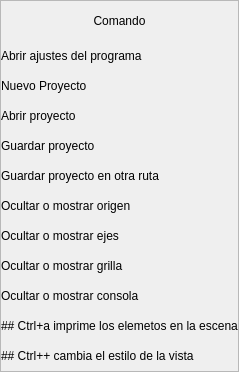
               <widget class="QFrame" name="frame_5">
                <property name="styleSheet">
                 <string notr="true"/>
                </property>
                <property name="frameShape">
                 <enum>QFrame::StyledPanel</enum>
                </property>
                <property name="frameShadow">
                 <enum>QFrame::Raised</enum>
                </property>
                <layout class="QVBoxLayout" name="verticalLayout_10">
                 <property name="spacing">
                  <number>0</number>
                 </property>
                 <property name="leftMargin">
                  <number>0</number>
                 </property>
                 <property name="topMargin">
                  <number>0</number>
                 </property>
                 <property name="rightMargin">
                  <number>0</number>
                 </property>
                 <property name="bottomMargin">
                  <number>0</number>
                 </property>
                 <item>
                  <widget class="QLabel" name="label">
                   <property name="minimumSize">
                    <size>
                     <width>0</width>
                     <height>40</height>
                    </size>
                   </property>
                   <property name="text">
                    <string>Comando</string>
                   </property>
                   <property name="alignment">
                    <set>Qt::AlignCenter</set>
                   </property>
                   <property name="type_label_table" stdset="0">
                    <number>1</number>
                   </property>
                   <property name="type_label_title_table" stdset="0">
                    <number>1</number>
                   </property>
                  </widget>
                 </item>
                 <item>
                  <widget class="QLabel" name="label_7">
                   <property name="sizePolicy">
                    <sizepolicy hsizetype="Preferred" vsizetype="Minimum">
                     <horstretch>0</horstretch>
                     <verstretch>0</verstretch>
                    </sizepolicy>
                   </property>
                   <property name="minimumSize">
                    <size>
                     <width>0</width>
                     <height>30</height>
                    </size>
                   </property>
                   <property name="text">
                    <string>Abrir ajustes del programa</string>
                   </property>
                   <property name="wordWrap">
                    <bool>false</bool>
                   </property>
                   <property name="type_label_table" stdset="0">
                    <number>2</number>
                   </property>
                  </widget>
                 </item>
                 <item>
                  <widget class="QLabel" name="label_15">
                   <property name="sizePolicy">
                    <sizepolicy hsizetype="Preferred" vsizetype="Minimum">
                     <horstretch>0</horstretch>
                     <verstretch>0</verstretch>
                    </sizepolicy>
                   </property>
                   <property name="minimumSize">
                    <size>
                     <width>0</width>
                     <height>30</height>
                    </size>
                   </property>
                   <property name="text">
                    <string>Nuevo Proyecto</string>
                   </property>
                   <property name="wordWrap">
                    <bool>false</bool>
                   </property>
                   <property name="type_label_table" stdset="0">
                    <number>3</number>
                   </property>
                  </widget>
                 </item>
                 <item>
                  <widget class="QLabel" name="label_16">
                   <property name="sizePolicy">
                    <sizepolicy hsizetype="Preferred" vsizetype="Minimum">
                     <horstretch>0</horstretch>
                     <verstretch>0</verstretch>
                    </sizepolicy>
                   </property>
                   <property name="minimumSize">
                    <size>
                     <width>0</width>
                     <height>30</height>
                    </size>
                   </property>
                   <property name="text">
                    <string>Abrir proyecto</string>
                   </property>
                   <property name="wordWrap">
                    <bool>false</bool>
                   </property>
                   <property name="type_label_table" stdset="0">
                    <number>2</number>
                   </property>
                  </widget>
                 </item>
                 <item>
                  <widget class="QLabel" name="label_17">
                   <property name="sizePolicy">
                    <sizepolicy hsizetype="Preferred" vsizetype="Minimum">
                     <horstretch>0</horstretch>
                     <verstretch>0</verstretch>
                    </sizepolicy>
                   </property>
                   <property name="minimumSize">
                    <size>
                     <width>0</width>
                     <height>30</height>
                    </size>
                   </property>
                   <property name="text">
                    <string>Guardar proyecto </string>
                   </property>
                   <property name="wordWrap">
                    <bool>false</bool>
                   </property>
                   <property name="type_label_table" stdset="0">
                    <number>3</number>
                   </property>
                  </widget>
                 </item>
                 <item>
                  <widget class="QLabel" name="label_18">
                   <property name="sizePolicy">
                    <sizepolicy hsizetype="Preferred" vsizetype="Minimum">
                     <horstretch>0</horstretch>
                     <verstretch>0</verstretch>
                    </sizepolicy>
                   </property>
                   <property name="minimumSize">
                    <size>
                     <width>0</width>
                     <height>30</height>
                    </size>
                   </property>
                   <property name="text">
                    <string>Guardar proyecto en otra ruta</string>
                   </property>
                   <property name="wordWrap">
                    <bool>false</bool>
                   </property>
                   <property name="type_label_table" stdset="0">
                    <number>2</number>
                   </property>
                  </widget>
                 </item>
                 <item>
                  <widget class="QLabel" name="label_36">
                   <property name="sizePolicy">
                    <sizepolicy hsizetype="Preferred" vsizetype="Minimum">
                     <horstretch>0</horstretch>
                     <verstretch>0</verstretch>
                    </sizepolicy>
                   </property>
                   <property name="minimumSize">
                    <size>
                     <width>0</width>
                     <height>30</height>
                    </size>
                   </property>
                   <property name="text">
                    <string>Ocultar o mostrar origen </string>
                   </property>
                   <property name="wordWrap">
                    <bool>false</bool>
                   </property>
                   <property name="type_label_table" stdset="0">
                    <number>2</number>
                   </property>
                  </widget>
                 </item>
                 <item>
                  <widget class="QLabel" name="label_8">
                   <property name="sizePolicy">
                    <sizepolicy hsizetype="Preferred" vsizetype="Minimum">
                     <horstretch>0</horstretch>
                     <verstretch>0</verstretch>
                    </sizepolicy>
                   </property>
                   <property name="minimumSize">
                    <size>
                     <width>0</width>
                     <height>30</height>
                    </size>
                   </property>
                   <property name="text">
                    <string>Ocultar o mostrar ejes </string>
                   </property>
                   <property name="wordWrap">
                    <bool>false</bool>
                   </property>
                   <property name="type_label_table" stdset="0">
                    <number>3</number>
                   </property>
                  </widget>
                 </item>
                 <item>
                  <widget class="QLabel" name="label_9">
                   <property name="sizePolicy">
                    <sizepolicy hsizetype="Preferred" vsizetype="Minimum">
                     <horstretch>0</horstretch>
                     <verstretch>0</verstretch>
                    </sizepolicy>
                   </property>
                   <property name="minimumSize">
                    <size>
                     <width>0</width>
                     <height>30</height>
                    </size>
                   </property>
                   <property name="text">
                    <string>Ocultar o mostrar grilla</string>
                   </property>
                   <property name="wordWrap">
                    <bool>false</bool>
                   </property>
                   <property name="type_label_table" stdset="0">
                    <number>2</number>
                   </property>
                  </widget>
                 </item>
                 <item>
                  <widget class="QLabel" name="label_35">
                   <property name="sizePolicy">
                    <sizepolicy hsizetype="Preferred" vsizetype="Minimum">
                     <horstretch>0</horstretch>
                     <verstretch>0</verstretch>
                    </sizepolicy>
                   </property>
                   <property name="minimumSize">
                    <size>
                     <width>0</width>
                     <height>30</height>
                    </size>
                   </property>
                   <property name="text">
                    <string>Ocultar o mostrar consola </string>
                   </property>
                   <property name="wordWrap">
                    <bool>false</bool>
                   </property>
                   <property name="type_label_table" stdset="0">
                    <number>2</number>
                   </property>
                  </widget>
                 </item>
                 <item>
                  <widget class="QLabel" name="label_31">
                   <property name="sizePolicy">
                    <sizepolicy hsizetype="Preferred" vsizetype="Minimum">
                     <horstretch>0</horstretch>
                     <verstretch>0</verstretch>
                    </sizepolicy>
                   </property>
                   <property name="minimumSize">
                    <size>
                     <width>0</width>
                     <height>30</height>
                    </size>
                   </property>
                   <property name="text">
                    <string>## Ctrl+a imprime los elemetos en la escena</string>
                   </property>
                   <property name="wordWrap">
                    <bool>false</bool>
                   </property>
                   <property name="type_label_table" stdset="0">
                    <number>2</number>
                   </property>
                  </widget>
                 </item>
                 <item>
                  <widget class="QLabel" name="label_37">
                   <property name="sizePolicy">
                    <sizepolicy hsizetype="Preferred" vsizetype="Minimum">
                     <horstretch>0</horstretch>
                     <verstretch>0</verstretch>
                    </sizepolicy>
                   </property>
                   <property name="minimumSize">
                    <size>
                     <width>0</width>
                     <height>30</height>
                    </size>
                   </property>
                   <property name="text">
                    <string>## Ctrl++ cambia el estilo de la vista</string>
                   </property>
                   <property name="wordWrap">
                    <bool>false</bool>
                   </property>
                   <property name="type_label_table" stdset="0">
                    <number>2</number>
                   </property>
                  </widget>
                 </item>
                </layout>
               </widget>
